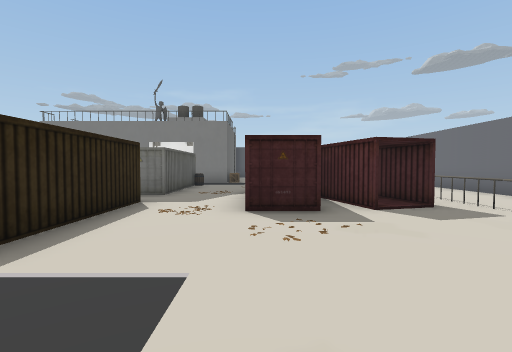
view 1 (above)

17 first-person views from a walk through a 3-D level made in the Unity game engine. The camera is 1.5 m above the floor, tilts 2° down and sees 85° across. The floor is counted in squares, 2 m on a side. Each view is taken from the middle of a square. On the plan, view 1 faces up. The plan holds only what a view shows up to about 10 squares ahead; the rest is blank. The place goes on beyond the plan. The player is left out. Some surface patterns are stand-ins.

view 2
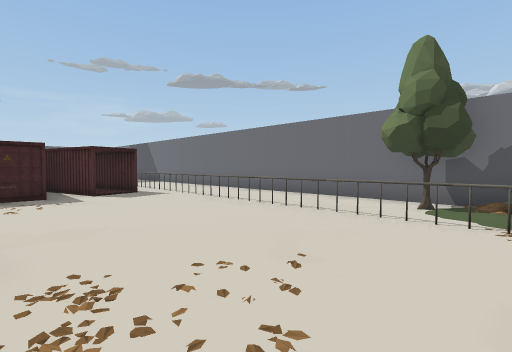

view 3
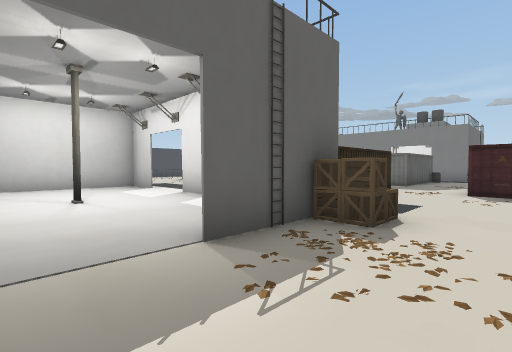

view 4
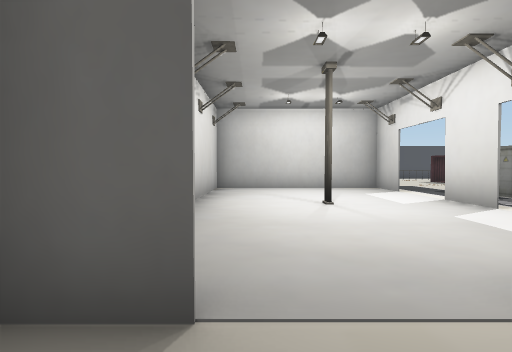

view 5
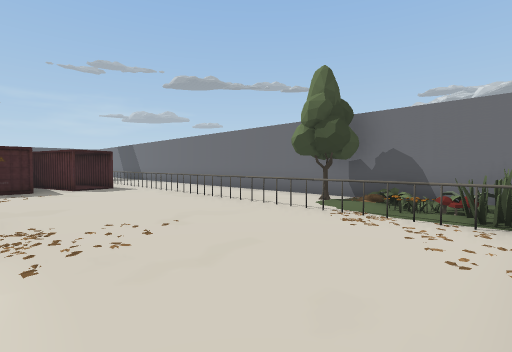

view 6
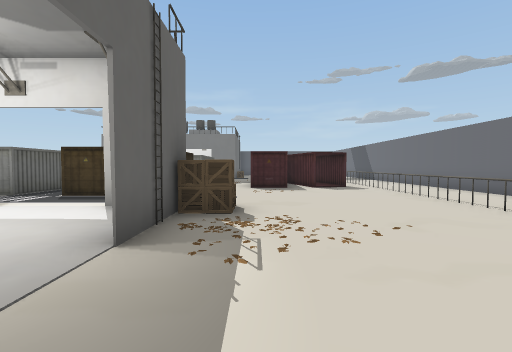

view 7
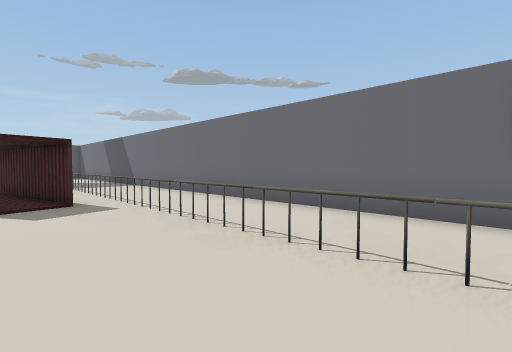

view 8
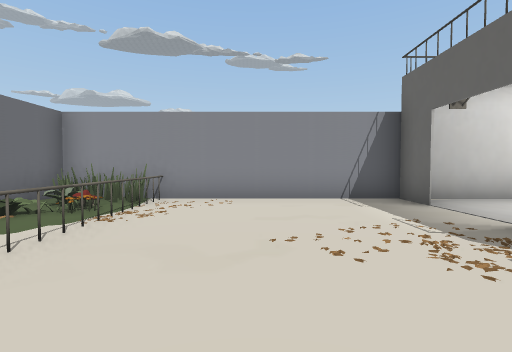

view 9
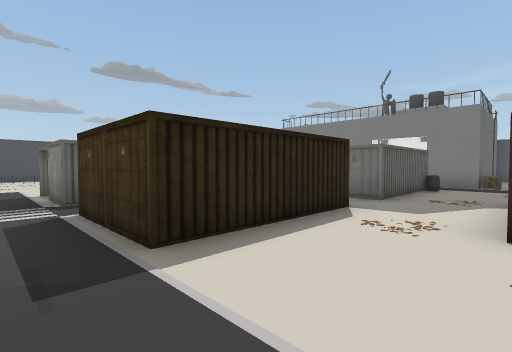

view 10
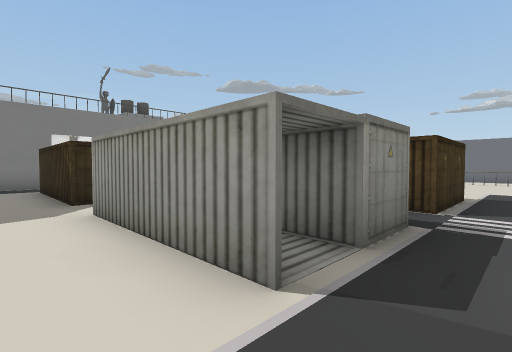

view 11
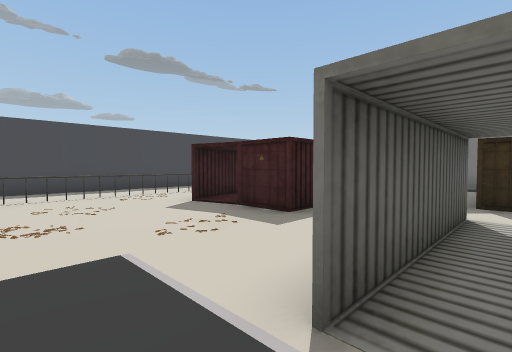

view 12
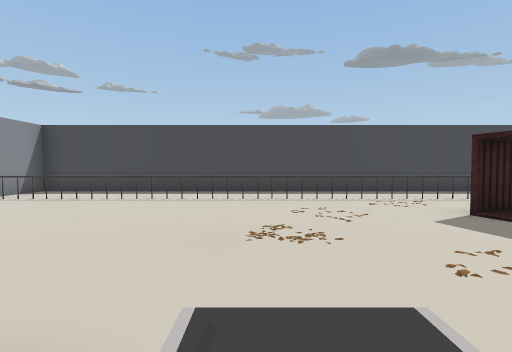

view 13
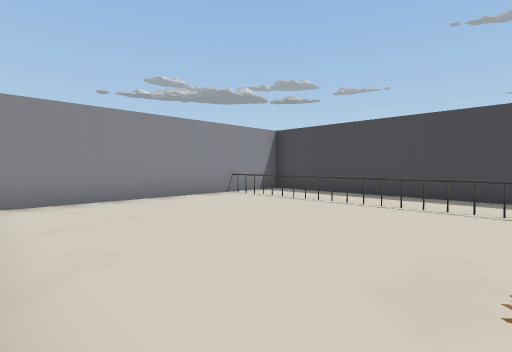

view 14
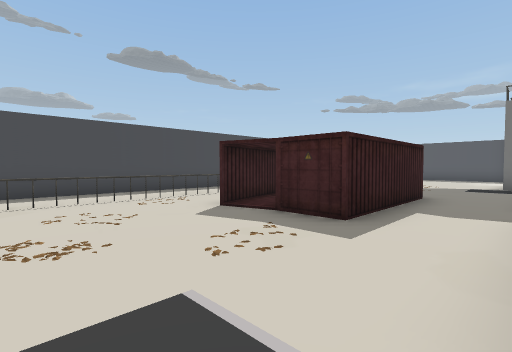

view 15
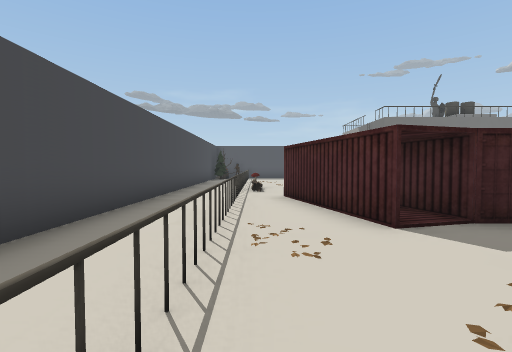

view 16
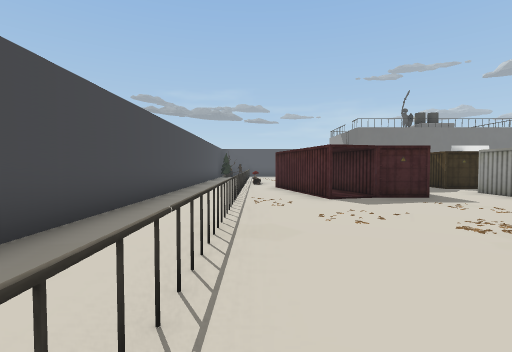

view 17
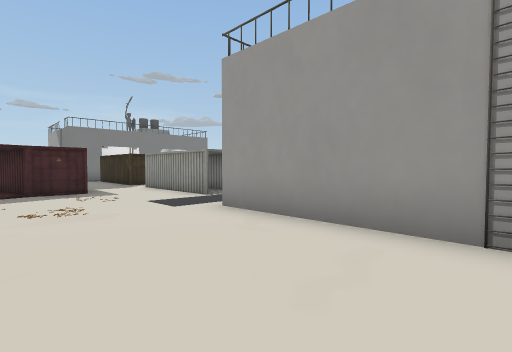

### Floor plan
Key: @ floor where view 1 was taken; # wall or solid block; . floor; O other object.
Columns run from 18 left of view 1 to 6 right of it. Each row starts with its distance up from view 1.
 14                  #
 13        .##      #O
 12        ...      ..
 11  # O.  ...#     O.
 10  #.O.  ...#    O..     .#
  9  #...  ...#    O..    O.#
  8 ##..O  O..#    O..  OOO.#
  7 ##.OO  O...    ... OOOO.#
  6 ##.OOOOO.O.    O..  OOO.#
  5 ##..OOOO.O     O..OOOOO.#
  4 ##.O.....O OO  O......O.#
  3  #.......O OO  O......O.#
  2  #.O.....O.O.OOO......O.#
  1  #....................O.#
  0  #.O....##..##..#O@...O.#
 -1  #.O....#........O....O.#
 -2  #......#........#....OOO
 -3  #.O....#....#........OO#
 -4  #......O.............OO#
 -5  ##O....#........#....O##
 -6  ########################

Positions as (right, up) in squares from view 1, and headings:
1: (0, 0), facing up
2: (0, -3), facing up-right
3: (1, -4), facing up-left
4: (0, -4), facing left
5: (0, -5), facing up-right
6: (0, -5), facing up
7: (2, -1), facing up-right
8: (2, 1), facing down
9: (0, 1), facing up-left
10: (-10, 1), facing up-right
11: (-8, 1), facing up-left
12: (-9, 1), facing left
13: (-10, 1), facing down-left
14: (-9, 1), facing up-left
15: (-15, 1), facing up
16: (-15, -2), facing up
17: (-13, -4), facing up-right
